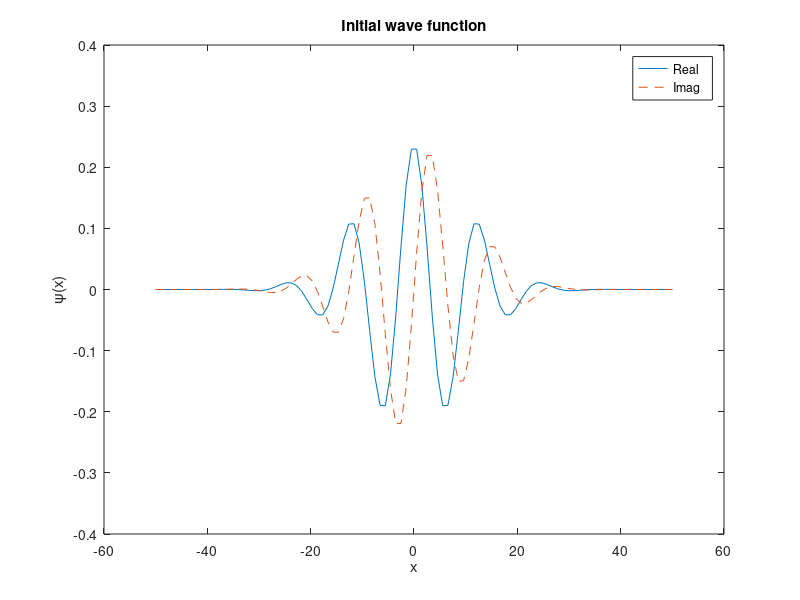
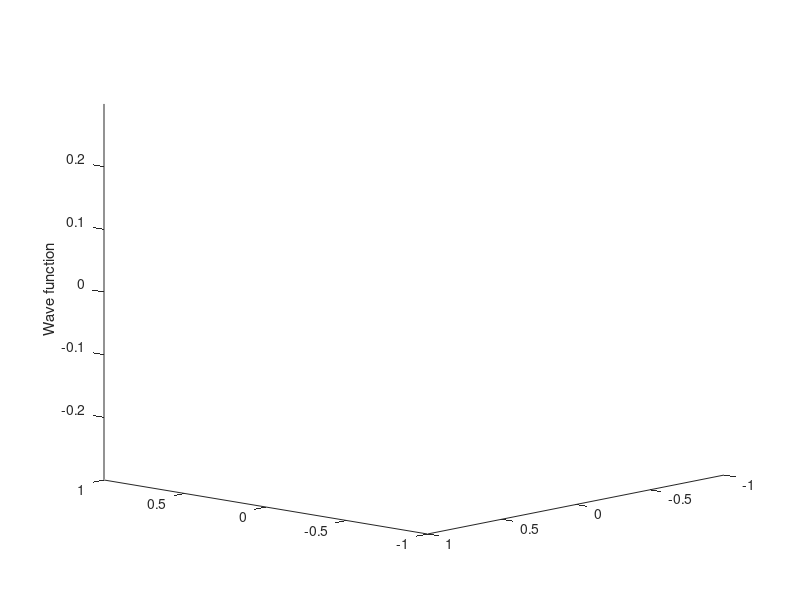
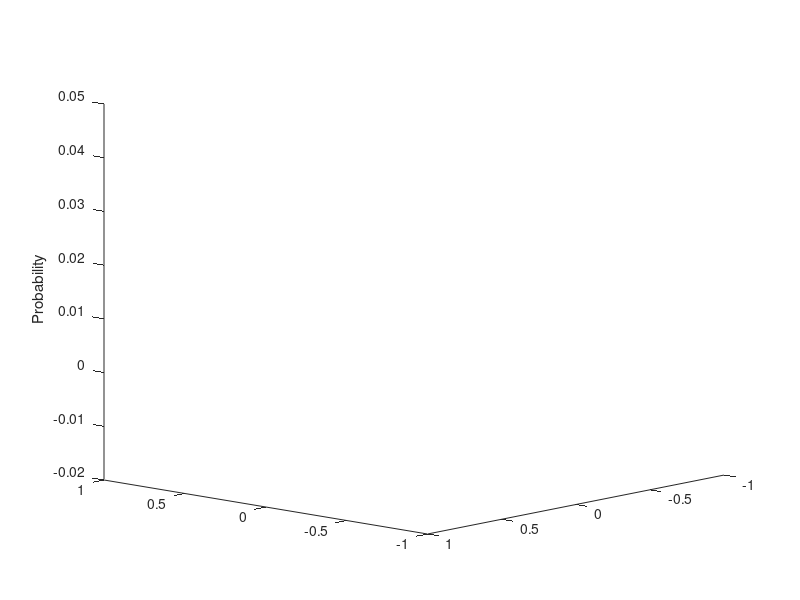

Source code (MATLAB) for these figures, in order:
%  schrodinger - Program to solve the Schrodinger equation 
%  for a free particle using the explicit FTCS, 
%  implicit FTCS, and Crank-Nicolson methods.
clear
close all

%% * Initialize parameters (grid spacing, time step, etc.)
i_imag = sqrt(-1);    % Imaginary i
N = 100;               % Number of grid points
L = 100;              % System extends from -L/2 to L/2
h = L/(N-1);          % Grid size
x = h*(0:N-1) - L/2;  % Coordinates  of grid points
h_bar = 1;  mass = 1; % Natural units
tau = input('Enter time step: ');
imethod=menu('Select method:','Explicit FTCS','Implicit FTCS','Crank-Nicolson');

%% * Set up the Hamiltonian operator matrix
ham = zeros(N);  % Set all elements to zero
coeff = -h_bar^2/(2*mass);
for i=2:(N-1)
  ham(i,i-1) = coeff;
  ham(i,i) = -2*coeff; %plus V(i) % Set interior rows
  ham(i,i+1) = coeff;
end
% First and last rows for periodic boundary conditions
ham(1,N) = coeff;   ham(1,1) = -2*coeff; ham(1,2) = coeff;
ham(N,N-1) = coeff; ham(N,N) = -2*coeff; ham(N,1) = coeff;

if(imethod==1)     % Explicit FTCS matrix
    A = (eye(N) - i_imag*tau/h_bar*ham);
elseif(imethod==2) % Implicit FTCS
    A = inv(eye(N) + i_imag*tau/h_bar*ham);
else               % Crank-Nicolson
    A = inv(eye(N) + i_imag*tau/(2*h_bar)*ham)*(eye(N) - i_imag*tau/(2*h_bar)*ham);
end
			 
%% * Initialize the wavefunction 
x0 = 0;          % Location of the center of the wavepacket
velocity = 0.5;  % Average velocity of the packet
p0 = mass*velocity;
k0 = p0/h_bar;       % Average wavenumber
sigma0 = L/10;   % Standard deviation of the wavefunction

Norm_psi = 1/(sqrt(sigma0*sqrt(pi)));  % Normalization
psi = Norm_psi * exp(i_imag*k0*x') .* ...
                      exp(-(x'-x0).^2/(2*sigma0^2));

%% * Plot the initial wavefunction
figure(1); clf;
plot(x,real(psi),'-',x,imag(psi),'--');
title('Initial wave function');
xlabel('x');  ylabel('\psi(x)'); legend('Real  ','Imag  ');
drawnow;  pause;

figure(2); clf;
theta=2*pi*(x+L/2)/L;
xt=cos(theta);
yt=sin(theta);
plot3(xt,yt,real(psi),'-',xt(1),yt(1),real(psi(1)),'ro');
hold on
plot3(xt,yt,imag(psi),'r-');
hold off
axis([-1 1 -1 1 -.3 0.3])
zlabel('Wave function');
view(-137.5,12);
drawnow; pause;

%% * Initialize loop and plot variables 
max_iter = L/(velocity*tau);      % Particle should circle system
plot_iter = max_iter/50;          % Produce 20 curves
p_plot(:,1) = psi.*conj(psi);     % Record initial condition
iplot = 1;

figure(3); clf;
plot3(xt,yt,p_plot(:,1),'-',xt(1),yt(1),p_plot(1,1),'ro');
axis([-1 1 -1 1 -.02 0.07])
zlabel('Probability');
view(-137.5,12);
pause;

%% * Loop over desired number of steps (wave circles system once)
for iter=1:max_iter
	
  %* Compute new wave function based on the update matrix A
  psi = A*psi;  
  
  %* Periodically record values for plotting
  if( rem(iter,plot_iter) < 1 )   
    iplot = iplot+1;
    p_plot(:,iplot) = psi.*conj(psi); 
    
    figure(2);
    plot3(xt,yt,real(psi),'-',xt(1),yt(1),real(psi(1)),'ro');
    hold on
    plot3(xt,yt,imag(psi),'r-');
    hold off
    axis([-1 1 -1 1 -.3 0.3])
    zlabel('Wave function');
    view(-137.5,12);
  
    figure(3);
    plot3(xt,yt,p_plot(:,iplot),'-',xt(1),yt(1),p_plot(1,iplot),'ro')
    axis([-1 1 -1 1 -.02 0.05])
    zlabel('Probability');
    view(-137.5,12);
    
    pause(.05)
  end

end

%% * Plot probability versus position at various times
figure(4); clf;
axisV = [-L/2 L/2 0 max(p_plot)]; % Fix axis min and max
pFinal = psi.*conj(psi);
plot(x,p_plot(:,1:3:iplot),x,pFinal);    
xlabel('x'); ylabel('P(x,t)');
title('Probability density at various times');
   
